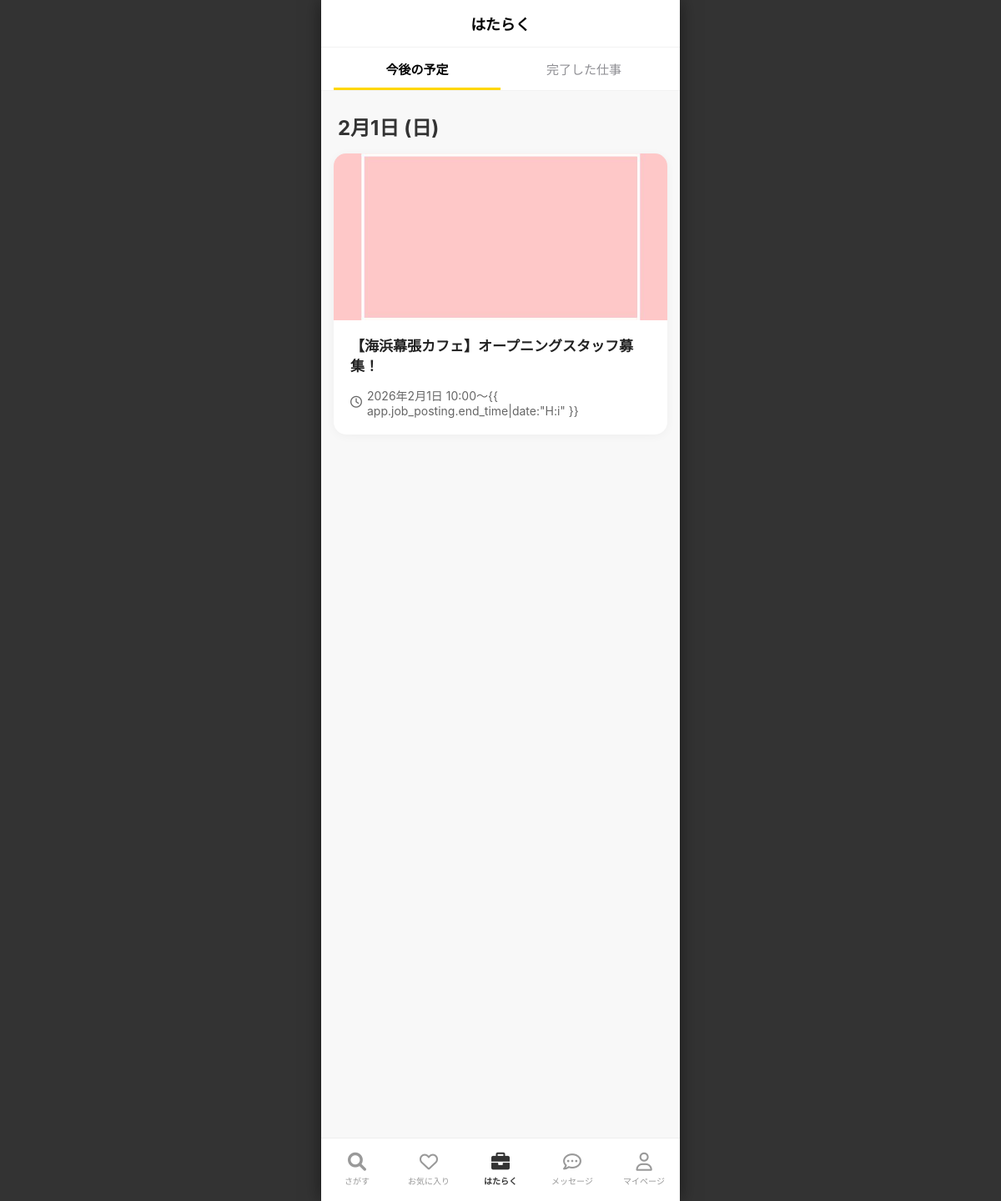
/schedule/ (signed in), run on the app's committed database.
### business/models.py (models this page shows, shortened)
class JobApplication(models.Model):
    job_posting = models.ForeignKey(JobPosting, on_delete=models.CASCADE, related_name='applications')
    worker = models.ForeignKey(User, on_delete=models.CASCADE, related_name='job_applications')
    status = models.CharField("状態", max_length=20, default="確定済み")
    applied_at = models.DateTimeField(auto_now_add=True)
    attendance_at = models.DateTimeField("出勤日時", null=True, blank=True) # チェックイン
    leaving_at = models.DateTimeField("退勤日時", null=True, blank=True)     # チェックアウト
    class Meta:
        unique_together = ('job_posting', 'worker')

class JobPosting(models.Model):
    template = models.ForeignKey(JobTemplate, on_delete=models.CASCADE)
    work_date = models.DateField("勤務日")
    start_time = models.TimeField("開始時間")
    end_time = models.TimeField("終了時間")
    title = models.CharField("求人タイトル", max_length=200)
    work_content = models.TextField("業務内容", blank=True, null=True)
    is_long_term = models.BooleanField("長期バイト募集", default=False)
    hourly_wage = models.IntegerField("時給", default=1100)
    transportation_fee = models.IntegerField("交通費", default=500)
    recruitment_count = models.IntegerField("募集人数", default=1)
    break_start = models.TimeField("休憩開始時間", null=True, blank=True)
    break_duration = models.IntegerField("休憩時間(分)", default=0)
    application_deadline = models.DateTimeField("応募締切日時", null=True, blank=True)
    VISIBILITY_CHOICES = [
        ('public', '一般公開'),
        ('badge', 'バッジ限定'),
        ('group', 'グループ限定'),
        ('first_time', '初回ワーカー限定'),
        ('url', 'URL限定'),
    ]
    visibility = models.CharField("公開範囲", max_length=20, choices=VISIBILITY_CHOICES, default='public')
    is_published = models.BooleanField(default=True)
    created_at = models.DateTimeField(auto_now_add=True)

class JobTemplate(models.Model):
    store = models.ForeignKey(Store, on_delete=models.CASCADE)
    title = models.CharField("求人タイトル", max_length=200)
    industry = models.CharField("業種", max_length=100)
    occupation = models.CharField("職種", max_length=100)
    work_content = models.TextField("業務内容")
    precautions = models.TextField("注意事項")
    has_unexperienced_welcome = models.BooleanField("未経験者歓迎", default=False)
    has_bike_car_commute = models.BooleanField("バイク/車通勤可", default=False)
    has_clothing_free = models.BooleanField("服装自由", default=False)
    has_coupon_get = models.BooleanField("クーポンGET", default=False)
    has_meal = models.BooleanField("まかないあり", default=False)
    has_hair_color_free = models.BooleanField("髪型/カラー自由", default=False)
    has_bike_bicycle_commute = models.BooleanField("バイク/自転車通勤可", default=False)
    has_bicycle_commute = models.BooleanField("自転車通勤可", default=False)
    has_transportation_allowance = models.BooleanField("交通費支給", default=False)
    belongings = models.TextField("持ち物", blank=True, null=True)
    requirements = models.TextField("働くための条件", blank=True, null=True)
    manual_pdf = models.FileField("業務に関する書類(PDF)", upload_to='job_manuals/', null=True, blank=True)
    address = models.CharField("就業場所の住所", max_length=255)
    access = models.TextField("アクセス", blank=True, null=True)
    contact_number = models.CharField("緊急連絡先", max_length=20)
    SMOKING_CHOICES = [
        ('indoor_no_smoking', '屋内禁煙'),
        ('indoor_smoking_separate', '分煙'),
        ('indoor_smoking_ok', '屋内喫煙可'),
    ]
    smoking_prevention = models.CharField("受動喫煙防止措置", max_length=50, choices=SMOKING_CHOICES, default='indoor_no_smoking')
    has_smoking_area = models.BooleanField("喫煙可能エリアでの作業あり", default=False)
    requires_qualification = models.BooleanField("資格が必要ですか？", default=False)
    QUAL_CHOICES = [
        ('none', '選択してください'),
        ('ordinary_car_license', '普通自動車免許'),
        ('mid_size_car_license', '中型自動車免許'),
        ('large_size_car_license', '大型自動車免許'),
        ('semi_mid_size_car_license', '準中型自動車免許'),
        ('motorcycle_license', '普通自動二輪車免許'),
        ('large_motorcycle_license', '大型自動二輪車免許'),
        ('moped_license', '原付免許'),
        ('forklift', 'フォークリフト'),
        ('hazardous_materials_b4', '危険物取扱者（乙4）'),
        ('food_hygiene_manager', '食品衛生責任者'),
        ('cook', '調理師'),
        ('nursing_care_basics', '介護職員初任者研修'),
        ('registered_seller', '登録販売者'),
        ('security_guard_training', '警備員新任教育受講済'),
        ('health_supervisor', '衛生管理者'),
    ]
    qualification_type = models.CharField("資格種別(旧)", max_length=50, choices=QUAL_CHOICES, default='none', blank=True, null=True)
    qualification = models.ForeignKey(QualificationMaster, on_delete=models.SET_NULL, null=True, blank=True, verbose_name="必須資格")
    qualification_notes = models.TextField("資格の補足情報", blank=True, null=True)
    skills = models.TextField("必要なスキル", blank=True, null=True) # カンマ区切りなどで保存
    other_conditions = models.TextField("その他の条件", blank=True, null=True) # 改行区切りなどで保存
    auto_message = models.TextField("自動送信メッセージ", blank=True, null=True)
    created_at = models.DateTimeField(auto_now_add=True)

class JobTemplatePhoto(models.Model):
    template = models.ForeignKey(JobTemplate, on_delete=models.CASCADE, related_name='photos')
    image = models.ImageField("写真", upload_to='job_templates/photos/')
    order = models.PositiveIntegerField("表示順", default=0)
    class Meta:
        ordering = ['order']

### jobs/views.py (the view)
# urls.py: path('schedule/', job_views.WorkScheduleView.as_view(), name='work_schedule'), # ★追加
class WorkScheduleView(LoginRequiredMixin, TemplateView):
    template_name = 'Work/work_schedule.html'
    def group_by_date(self, app_list):
        grouped = {}
        weekday_map = {0: '月', 1: '火', 2: '水', 3: '木', 4: '金', 5: '土', 6: '日'}
        for app in app_list:
            d = app.job_posting.work_date
            if d not in grouped:
                grouped[d] = [weekday_map[d.weekday()], []]
            grouped[d][1].append(app)
        result = []
        for d in sorted(grouped.keys()):
            result.append((d, grouped[d][0], grouped[d][1]))
        return result
    def get_context_data(self, **kwargs):
        context = super().get_context_data(**kwargs)
        now = timezone.now()
        applications = JobApplication.objects.filter(worker=self.request.user).select_related('job_posting', 'job_posting__template__store').order_by('job_posting__work_date', 'job_posting__start_time')
        upcoming = []
        completed = []
        for app in applications:
            job_end = timezone.make_aware(datetime.combine(app.job_posting.work_date, app.job_posting.end_time))
            if job_end < now:
                completed.append(app)
            else:
                upcoming.append(app)
        context['upcoming_grouped'] = self.group_by_date(upcoming)
        context['completed_grouped'] = self.group_by_date(completed)
        context['tab'] = self.request.GET.get('tab', 'upcoming')
        return context

### jobs/templates/Work/work_schedule.html (shortened to what this page needs)
{% extends 'base_main.html' %}
{% load static %}
{% block content %}
<div class="work-container">
    <div class="work-header">はたらく</div>
    <div class="work-tabs">
        <a href="?tab=upcoming" class="work-tab {% if tab == 'upcoming' %}active{% endif %}">今後の予定</a>
        <a href="?tab=completed" class="work-tab {% if tab == 'completed' %}active{% endif %}">完了した仕事</a>
    </div>
    {% if tab == 'upcoming' %}
    {% if upcoming_grouped %}
    {% for date, weekday, apps in upcoming_grouped %}
    <div class="schedule-group">
        <div class="schedule-date-header">
            {{ date|date:"n月j日" }} ({{ weekday }})
        </div>
        {% for app in apps %}
        <a href="{% url 'job_working_detail' app.job_posting.pk %}" class="schedule-card">
            <div class="schedule-img-wrapper">
                {% if app.job_posting.template.photos.first %}
                <img src="{{ app.job_posting.template.photos.first.image.url }}">
                {% else %}
                <div class="schedule-img-placeholder">
                    <i class="fa-solid fa-store"></i>
                </div>
                {% endif %}
            </div>
            <div class="schedule-body">
                <div class="schedule-title">{{ app.job_posting.title }}</div>
                <div class="schedule-time">
                    <i class="fa-regular fa-clock"></i>
                    {{ app.job_posting.work_date|date:"Y年n月j日" }} {{ app.job_posting.start_time|date:"H:i" }}〜{{
                    app.job_posting.end_time|date:"H:i" }}
                </div>
            </div>
        </a>
        {% endfor %}
    </div>
    {% endfor %}
    {% else %}
    <div class="empty-state">
        <i class="fa-solid fa-calendar-xmark"></i>
        <p>今後の予定はありません</p>
    </div>
    {% endif %}
    {% endif %}
</div>
{% endblock %}

### templates/base_main.html (style rules this page uses)
:root { --timee-yellow: #FFD700; --ios-blue: #007AFF; --bg-gray: #F8F8F8; }
body, html { margin: 0; padding: 0; height: 100%; width: 100%; background-color: #333; display: flex; justify-content: center; align-items: center; overflow: hidden; font-family: -apple-system, sans-serif; }

### jobs/templates/Work/work_schedule.html (style rules this page uses)
.work-container { background-color: #F8F8F8; min-height: 100vh; padding-bottom: 80px; }
.work-header { background: white; padding: 15px 0; text-align: center; font-weight: bold; font-size: 18px; color: #000; border-bottom: 1px solid #f2f2f2; }
.work-tabs { display: flex; background: white; padding: 0 15px; border-bottom: 1px solid #f2f2f2; }
.work-tab { flex: 1; padding: 15px 0; text-align: center; font-size: 15px; color: #8E8E93; text-decoration: none; position: relative; }
.work-tab.active { color: #000; font-weight: bold; }
.work-tab.active::after { content: ""; position: absolute; bottom: 0; left: 0; width: 100%; height: 3px; background: #FFD700; }
.schedule-group { margin-bottom: 30px; }
.schedule-date-header { padding: 25px 20px 15px; font-size: 24px; font-weight: bold; color: #333; }
.schedule-card { background: white; border-radius: 15px; margin: 0 15px 20px; box-shadow: 0 2px 12px rgba(0, 0, 0, 0.04); overflow: hidden; display: block; text-decoration: none; color: inherit; }
.schedule-img-wrapper { width: 100%; height: 200px; background: #f0f0f0; position: relative; overflow: hidden; }
.schedule-img-wrapper img { width: 100%; height: 100%; object-fit: cover; }
.schedule-body { padding: 20px; }
.schedule-title { font-weight: bold; font-size: 17px; margin-bottom: 12px; line-height: 1.4; color: #222; }
.schedule-time { color: #666; font-size: 14px; display: flex; align-items: center; gap: 6px; }

### data on the page
JobApplication: work_date "2月1日", weekday "日", job_posting.template.photos.first.image (picture), job_posting "【海浜幕張カフェ】オープニングスタッフ募集！", job_posting.work_date "2026年2月1日", job_posting.start_time "10:00"
